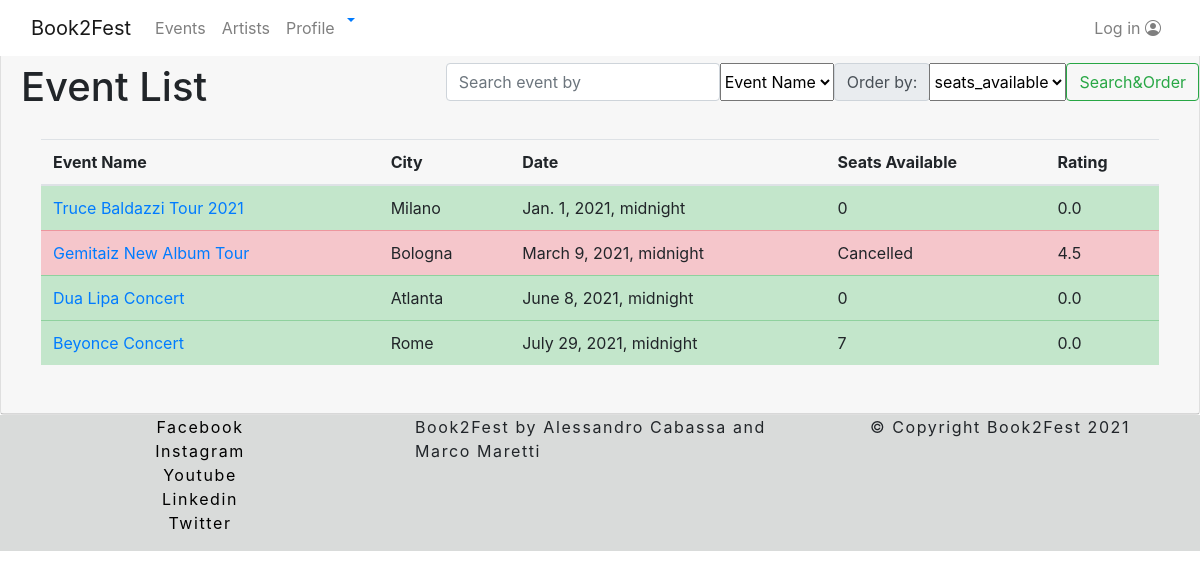
The page /book2fest/event/list on the database its author committed.
### book2fest/models.py (models this page shows, shortened)
class EventProfile(models.Model):
    user = models.ForeignKey(OrganizerProfile, related_name='event_user', on_delete=models.CASCADE)
    event_name = models.CharField(max_length=60)
    brief_description = models.TextField()
    description = models.TextField()
    artist_list = models.ManyToManyField(Artist)
    city = models.CharField(max_length=32)
    province = models.CharField(max_length=2)
    cap = models.CharField(max_length=5)
    country = models.CharField(max_length=32)
    address = models.CharField(max_length=32)
    how_to_reach = models.CharField(max_length=300)
    max_capacity = models.IntegerField()
    seats_available = models.IntegerField(null=True)
    avg_rating = models.FloatField(null=True)
    event_start = models.DateTimeField()
    event_end = models.DateTimeField()
    services = models.ManyToManyField(Service)# An event has many services, a service can be offered by many events (m to n)
    cancelled = models.BooleanField(default=False)

### book2fest/views.py (the view, shortened to what this page needs)
# urls.py: path('event/list', EventList.as_view(), name='event-list'),
class EventList(ListView):
    model = EventProfile
    template_name = "book2fest/event/list.html"
    def get_queryset(self):
        result = super(EventList, self).get_queryset()
        query = self.request.GET.get('search', None)
        filter = self.request.GET.get('search-filter', None)
        return result
    def get_ordering(self):
        ordering = self.request.GET.get('order-filter')
        if ordering == "avg_rating":
            ordering = "-avg_rating"
        if ordering == "seats_available":
            ordering = "-seats_available"
        return ordering
    def get_context_data(self, *, object_list=None, **kwargs):
        context = super(EventList, self).get_context_data(**kwargs)
        context['order_filters'] = ['event_name', 'event_start', 'avg_rating', 'seats_available']
        try:
            for event in self.object_list:
                event_seats = Seat.objects.all().filter(event=event.pk)
                seat_not_available = Seat.objects.all().filter(event=event.pk, available=False).count()
                event.seats_available  = event_seats.count() - seat_not_available
                event_tickets = Ticket.objects.all().filter(seat__in=event_seats)
                qs = Review.objects.filter(ticket__in=event_tickets).aggregate(Avg('rating'))
                if not qs.get('rating__avg'):
                    event.avg_rating = 0.0
                else:
                    event.avg_rating = qs.get('rating__avg')
                event.save()
            if not isinstance(self.request.user, AnonymousUser):
                context['organizer'] = OrganizerProfile.objects.get(user=self.request.user)
        except ObjectDoesNotExist:
            context['organizer'] = None
        return context

### book2fest/templates/book2fest/event/list.html (shortened to what this page needs)
{% extends 'base_list.html' %}
{% block content_title %}Event List{% endblock %}
{% block thead %}
    <th>Event Name</th>
    <th>City</th>
    <th>Date</th>
    <th>Seats Available</th>
    <th>Rating</th>
{% endblock %}
{% block tbody %}
    {% for event in object_list  %}
            {% if event.available == 0 or event.cancelled %}
                <tr class="table-danger">
            {% else %}
                <tr class="table-success">
            {% endif %}
            <td><a href="{% url 'book2fest:event-detail' event.pk %}">{{ event.event_name }}</a></td>
            <td>{{ event.city }}</td>
            <td>{{ event.event_start }}</td>
            {% if event.cancelled %}
                <td>Cancelled</td>
            {% else %}
                <td>{{ event.seats_available}}</td>
            {% endif %}
            <td>{{event.avg_rating}}</td>
        </tr>
    {% endfor %}
{% endblock %}

### static/css/main.css (style rules this page uses)
body { padding-top: 50px; }

### rows shown on the page
EventProfile: event_name "Truce Baldazzi Tour 2021", city "Milano", event_start "Jan. 1, 2021, midnight", seats_available "0", avg_rating "0.0"
EventProfile: event_name "Gemitaiz New Album Tour", city "Bologna", event_start "March 9, 2021, midnight", cancelled "Cancelled", avg_rating "4.5"
EventProfile: event_name "Dua Lipa Concert", city "Atlanta", event_start "June 8, 2021, midnight", seats_available "0", avg_rating "0.0"
EventProfile: event_name "Beyonce Concert", city "Rome", event_start "July 29, 2021, midnight", seats_available "7", avg_rating "0.0"

### other values the page prints
form field order-filter "seats_available"
